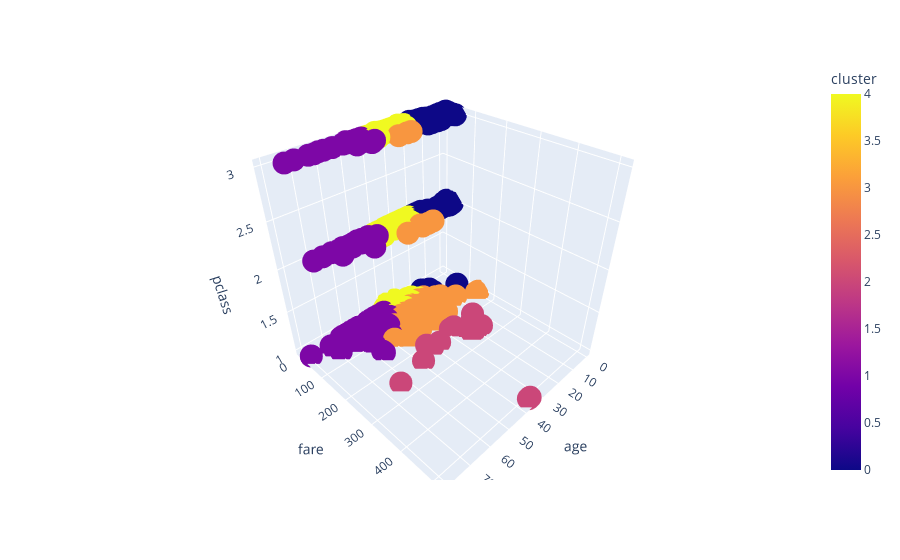

Source (notebook cell):
### Code cell
# we can also make a 3d plot 
import plotly.express as px 
fig = px.scatter_3d(df,x='age',y='fare',z='pclass',color='cluster')
fig.show()

### Figure 1 — Plotly figure (JSON) as saved in the notebook; plotly's stock layout.template omitted (floating-point values rounded to 4 significant figures; data arrays with more than 128 entries replaced by an {"elided": "..."} marker saying what was removed)
{"data": [{"hovertemplate": "age=%{x}<br>fare=%{y}<br>pclass=%{z}<br>cluster=%{marker.color}<extra></extra>", "legendgroup": "", "marker": {"color": {"elided": "891 int values"}, "coloraxis": "coloraxis", "symbol": "circle"}, "mode": "markers", "name": "", "scene": "scene", "showlegend": false, "type": "scatter3d", "x": {"elided": "891 float values"}, "y": {"elided": "891 float values"}, "z": {"elided": "891 int values"}}], "layout": {"coloraxis": {"colorbar": {"title": {"text": "cluster"}}, "colorscale": [[0, "#0d0887"], [0.1111, "#46039f"], [0.2222, "#7201a8"], [0.3333, "#9c179e"], [0.4444, "#bd3786"], [0.5556, "#d8576b"], [0.6667, "#ed7953"], [0.7778, "#fb9f3a"], [0.8889, "#fdca26"], [1, "#f0f921"]]}, "legend": {"tracegroupgap": 0}, "margin": {"t": 60}, "scene": {"domain": {"x": [0, 1], "y": [0, 1]}, "xaxis": {"title": {"text": "age"}}, "yaxis": {"title": {"text": "fare"}}, "zaxis": {"title": {"text": "pclass"}}}}}
